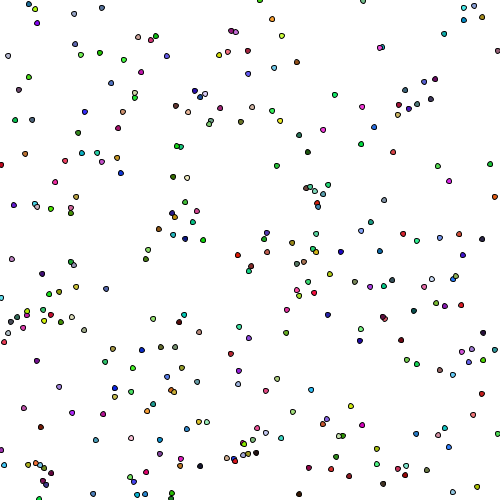
Frame 1 (no input)
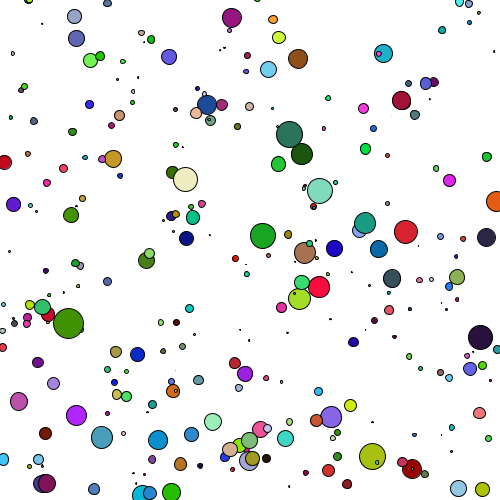
Frame 60 (the mouse pressed at the canvas centre just before this capture)
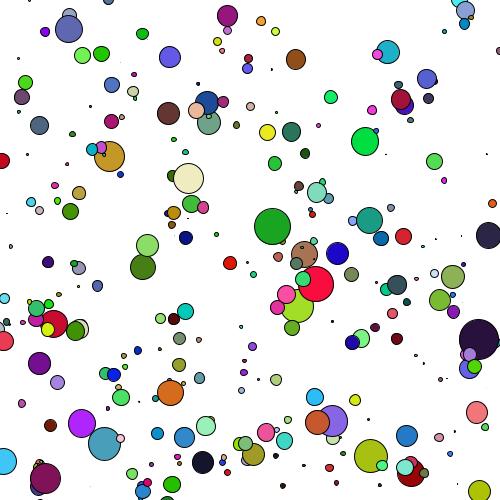
Frame 120 (the mouse held since frame 60 and released just before this capture)

The Processing sketch that drew these frames (run headless with seeded random() and noise(); from frame 60 on, the mouse is pressed at the canvas centre):

// Processing sketch: processing_168539
// ── processing_168539.pde

Cell[] myCells = new Cell[299]; //I increased the number of cells


void setup() {
  size(500, 500);
  for (int i=0; i<myCells.length; i++) {
    myCells[i] = new Cell();
  }
}

void draw() {
  background(255);
  for (int i=0; i<myCells.length; i++) {
    myCells[i].display();
    myCells[i].update();
  }
}

//Cell classe
class Cell {
  // Declaring Cell classe variables
  float xlocation;
  float ylocation;
  float dia;
  boolean isseed;
  float cellred, cellgreen, cellblue;
  float lineweight;
  int ellipseDia= 5;

  //Constructor, for constructing the Cell
  Cell() {
    xlocation = random(0, 500);
    ylocation = random(0, 500);
    dia = 5;
    isseed = false;
    cellred = random (0, 255);
    cellgreen = random (0, 255);
    cellblue = random(0, 255);
    lineweight = 0.1;
  }

  void display() {
    stroke(lineweight);
    fill(cellred, cellgreen, cellblue);
    ellipse(xlocation, ylocation, dia, dia);
  }

  void update() {
    xlocation = xlocation+random(-1, 1);
    ylocation = ylocation+random(-1, 1);
    dia = dia+random(-2, 2);
  }
}
